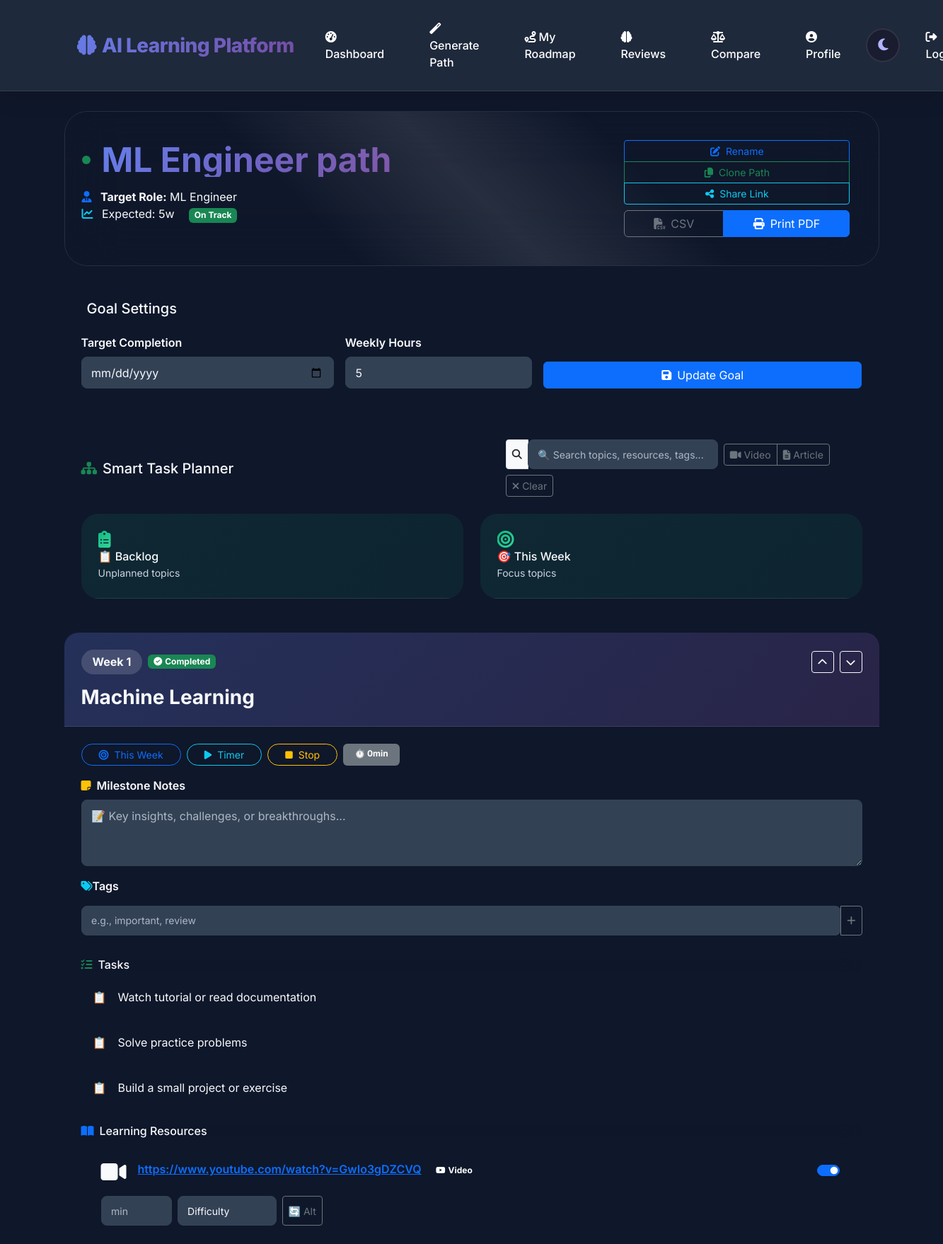
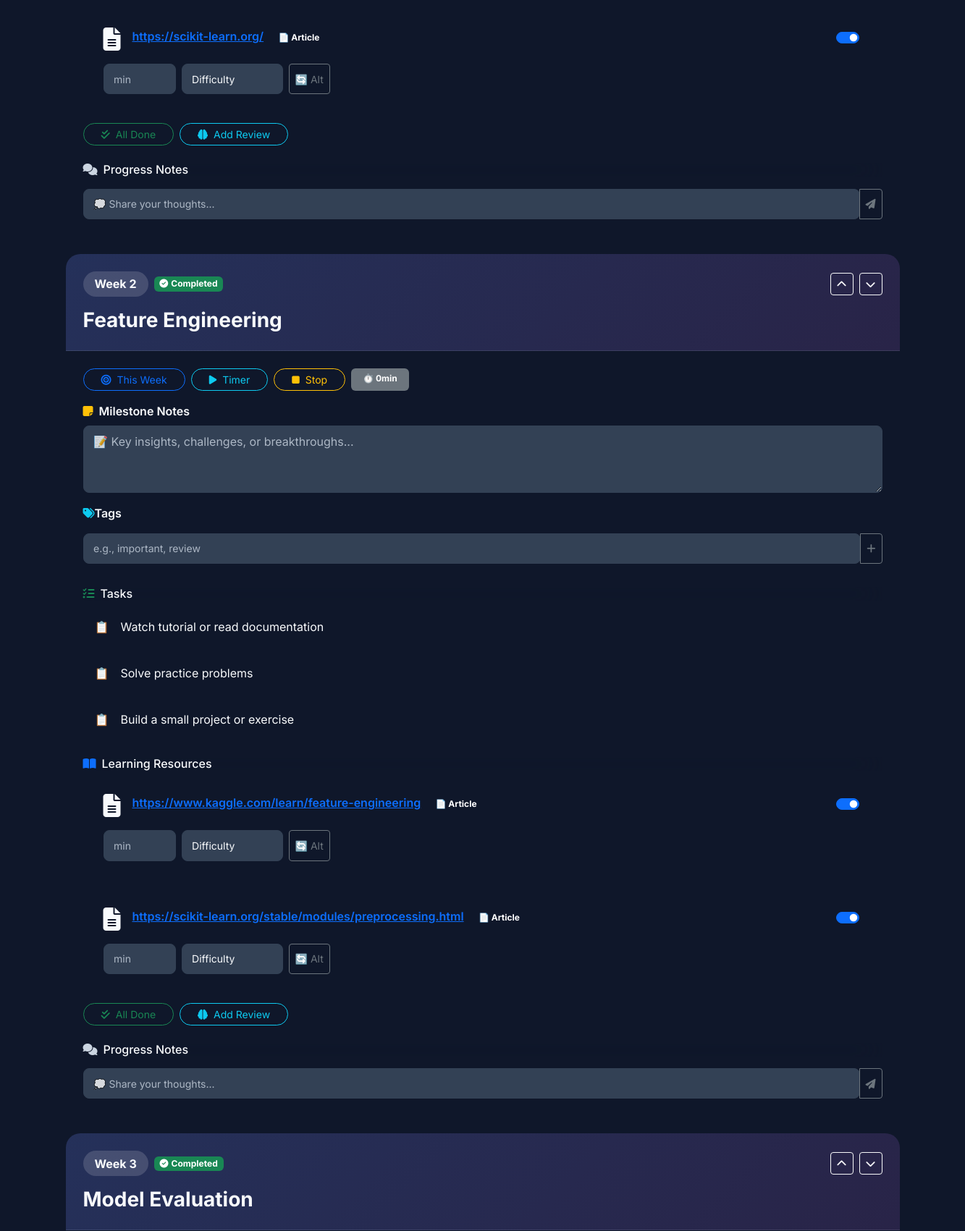
/roadmap/6 (signed in, upper part), run on the app's committed database (2 pictures, top to bottom).
### tables this page shows
CREATE TABLE user_roadmap (
                id INTEGER PRIMARY KEY AUTOINCREMENT,
                user_id INTEGER NOT NULL,
                created_at TEXT NOT NULL,
                roadmap_json TEXT NOT NULL,
                domain TEXT, name TEXT, target_role TEXT, archived INTEGER NOT NULL DEFAULT 0, weekly_hours INTEGER, goal_date TEXT,
                FOREIGN KEY (user_id) REFERENCES users (id)
            );

CREATE TABLE resource_progress (
                id INTEGER PRIMARY KEY AUTOINCREMENT,
                user_id INTEGER NOT NULL,
                roadmap_id INTEGER NOT NULL,
                topic TEXT NOT NULL,
                resource_url TEXT NOT NULL,
                completed INTEGER NOT NULL DEFAULT 0,
                UNIQUE(user_id, roadmap_id, topic, resource_url)
            );

CREATE TABLE progress (
                id INTEGER PRIMARY KEY AUTOINCREMENT,
                user_id INTEGER NOT NULL,
                topic TEXT NOT NULL,
                status TEXT NOT NULL DEFAULT 'completed',
                date_completed DATE NOT NULL, roadmap_id INTEGER, notes TEXT,
                FOREIGN KEY (user_id) REFERENCES users (id)
            );

### app.py (the view, shortened to what this page needs)
@app.route("/roadmap")
@app.route("/roadmap/<int:roadmap_id>")
@require_login
def roadmap(roadmap_id=None):
    user_id = session["user_id"]
    if roadmap_id:
        row = get_roadmap_by_id(roadmap_id, user_id)
        if not row:
            return redirect(url_for("dashboard"))
        roadmap_data = json.loads(row["roadmap_json"]) if row["roadmap_json"] else []
        target_role = row["target_role"] or "Learner"
        path_name = row["name"]
        weekly_hours = row["weekly_hours"] if row["weekly_hours"] is not None else 5
        goal_date = (row["goal_date"] or "").strip()
        goal_status = compute_goal_status(row["created_at"], weekly_hours, goal_date, len(roadmap_data), len(get_completed_topics(user_id, roadmap_id)))
    completed_list = get_completed_topics(user_id, roadmap_id) if roadmap_id else get_completed_topics(user_id)
    completed_set = {c["topic"] for c in completed_list}
    resource_done = get_resource_progress(user_id, roadmap_id) if roadmap_id else set()
    milestone_notes = get_milestone_notes(user_id, roadmap_id) if roadmap_id else {}
    wf_set = get_weekly_focus_for(user_id, roadmap_id) if roadmap_id else set()
    return render_template(
        "roadmap.html",
        roadmap=roadmap_data,
        roadmap_id=roadmap_id,
        path_name=path_name,
        target_role=target_role,
        completed_set=completed_set,
        resource_done=resource_done,
        milestone_notes=milestone_notes,
        weekly_hours=weekly_hours,
        goal_date=goal_date,
        goal_status=goal_status,
        weekly_focus_set=wf_set,
    )

### templates/roadmap.html (shortened to what this page needs)
{% extends "base.html" %}
{% block content %}
<div class="roadmap-hero glass-card p-4 mb-4 position-relative overflow-hidden fade-in-up">
  <div class="hero-bg-animation"></div>
  <div class="row align-items-center">
    <div class="col-lg-8">
      <div class="roadmap-badge mb-3 d-inline-flex align-items-center gap-3">
        <div class="status-dot {% if goal_status and goal_status.behind_by > 0 %}bg-danger{% elif goal_status %}bg-success{% else %}bg-warning{% endif %}"></div>
        <h1 class="roadmap-title mb-0 display-5 fw-bold lh-1" style="background: var(--primary-gradient); -webkit-background-clip: text; background-clip: text; -webkit-text-fill-color: transparent;">
          {{ path_name or 'Personalized Learning Path' }}
        </h1>
      </div>
      <div class="roadmap-meta mb-3">
        <div class="meta-line">
          <i class="fas fa-user-tie text-primary me-2"></i>
          <strong>Target Role:</strong> {{ target_role }}
        </div>
        {% if goal_status %}
        <div class="meta-line">
          <i class="fas fa-chart-line text-info me-2"></i>
          <span class="me-3">Expected: {{ goal_status.expected_completed }}w</span>
          <span class="badge {% if goal_status.behind_by > 0 %}bg-danger{% else %}bg-success{% endif %}">
            {% if goal_status.behind_by > 0 %}Behind by {{ goal_status.behind_by }}w{% else %}On Track{% endif %}
          </span>
        </div>
        {% endif %}
      </div>
    </div>
    {% if roadmap_id %}
    <div class="col-lg-4 text-lg-end">
      <div class="action-buttons glass-card p-3 d-flex flex-column gap-2">
        <div class="btn-group-vertical btn-group-sm w-100" role="group">
          <button class="btn btn-outline-primary action-btn rename-path-btn" id="rename-path-btn">
            <i class="fas fa-edit me-2"></i>Rename
          </button>
          <button class="btn btn-outline-success action-btn clone-path-btn" id="clone-path-btn">
            <i class="fas fa-copy me-2"></i>Clone Path
          </button>
          <button class="btn btn-outline-info action-btn share-path-btn" id="share-path-btn">
            <i class="fas fa-share-alt me-2"></i>Share Link
          </button>
        </div>
        <div class="btn-group w-100" role="group">
          <a class="btn btn-outline-secondary action-btn" href="{{ url_for('export_roadmap_csv', roadmap_id=roadmap_id) }}">
            <i class="fas fa-file-csv me-2"></i>CSV
          </a>
          <a class="btn btn-primary action-btn" target="_blank" href="{{ url_for('print_roadmap', roadmap_id=roadmap_id) }}">
            <i class="fas fa-print me-2"></i>Print PDF
          </a>
        </div>
      </div>
    </div>
    {% endif %}
  </div>
</div>
{% if roadmap_id %}
<div class="goal-planner glass-card p-4 mb-4">
  <h5 class="mb-4">
    Goal Settings
  </h5>
  <div class="row g-3 align-items-end">
    <div class="col-md-4">
      <label class="form-label fw-semibold">Target Completion</label>
      <input type="date" class="form-control planner-input" id="goal-date" value="{{ goal_date }}">
    </div>
    <div class="col-md-3">
      <label class="form-label fw-semibold">Weekly Hours</label>
      <input type="number" min="1" max="40" class="form-control planner-input" id="weekly-hours" value="{{ weekly_hours }}">
    </div>
    <div class="col-md-5">
      <button type="button" class="btn btn-primary w-100 save-goal-btn" id="save-goal-btn" data-roadmap-id="{{ roadmap_id }}">
        <i class="fas fa-save me-2"></i>Update Goal
      </button>
    </div>
  </div>
</div>
{% endif %}
{% if roadmap %}
<div class="smart-planner glass-card p-4 mb-4">
  <div class="planner-header d-flex justify-content-between align-items-center flex-wrap gap-3 mb-4">
    <h5 class="mb-0">
      <i class="fas fa-sitemap text-success me-2"></i>Smart Task Planner
    </h5>
    <div class="planner-controls d-flex align-items-center gap-2 flex-wrap">
      <div class="input-group input-group-sm" style="max-width: 300px;">
        <span class="input-group-text"><i class="fas fa-search"></i></span>
        <input type="text" class="form-control planner-search" id="topic-search" placeholder="🔍 Search topics, resources, tags...">
      </div>
      <div class="btn-group btn-group-sm" role="group">
        <label class="btn btn-outline-secondary active-filter">
          <input type="checkbox" id="filter-video" class="d-none"> <i class="fas fa-video me-1"></i>Video
        </label>
        <label class="btn btn-outline-secondary active-filter">
          <input type="checkbox" id="filter-article" class="d-none"> <i class="fas fa-file-alt me-1"></i>Article
        </label>
      </div>
      <button type="button" class="btn btn-sm btn-outline-secondary clear-filters-btn" id="clear-filters">
        <i class="fas fa-times"></i> Clear
      </button>
    </div>
  </div>
  <div class="row g-4">
    <div class="col-lg-6">
      <div class="planner-column backlog-column glass-card h-100">
        <div class="column-header">
          <i class="fas fa-clipboard-list column-icon"></i>
          <h6 class="column-title mb-0">📋 Backlog</h6>
          <small class="text-muted">Unplanned topics</small>
        </div>
      </div>
    </div>
    <div class="col-lg-6">
      <div class="planner-column focus-column glass-card h-100">
        <div class="column-header">
          <i class="fas fa-bullseye column-icon"></i>
          <h6 class="column-title mb-0">🎯 This Week</h6>
          <small class="text-muted">Focus topics</small>
        </div>
      </div>
    </div>
  </div>
</div>
{% endif %}
{% if roadmap %}
<div class="roadmap-weeks-container">
  {% for week in roadmap %}
  <div class="roadmap-week glass-card mb-4 {% if week.topic in completed_set %}completed-week{% endif %}" data-week="{{ loop.index0 }}">
    <div class="week-header p-4">
      <div class="week-header-top d-flex align-items-center justify-content-between gap-3 mb-3">
        <div class="d-flex align-items-center gap-2 flex-wrap">
          <div class="week-number-badge">Week {{ week.week }}</div>
          {% if week.topic in completed_set %}
          <span class="badge bg-success">
            <i class="fas fa-check-circle me-1"></i>Completed
          </span>
          {% endif %}
        </div>
        <div class="d-flex align-items-center gap-2">
          {% if roadmap_id %}
          <button class="btn btn-sm btn-outline-light btn-week-up" data-roadmap-id="{{ roadmap_id }}" data-index="{{ loop.index0 }}" title="Move up">
            <i class="fas fa-chevron-up"></i>
          </button>
          <button class="btn btn-sm btn-outline-light btn-week-down" data-roadmap-id="{{ roadmap_id }}" data-index="{{ loop.index0 }}" title="Move down">
            <i class="fas fa-chevron-down"></i>
          </button>
          {% endif %}
        </div>
      </div>
      <h3 class="week-title mb-0 fw-bold">{{ week.topic }}</h3>
    </div>
    <div class="week-content p-4">
      {% if roadmap_id %}
      <div class="quick-actions mb-3 d-flex flex-wrap gap-2">
        <button class="btn btn-outline-primary btn-sm weekly-focus-btn rounded-pill px-4" data-roadmap-id="{{ roadmap_id }}" data-topic="{{ week.topic }}">
          <i class="fas fa-bullseye me-2"></i>This Week
        </button>
        <button class="btn btn-outline-info btn-sm timer-start-btn rounded-pill px-4" data-roadmap-id="{{ roadmap_id }}" data-topic="{{ week.topic }}">
          <i class="fas fa-play me-2"></i>Timer
        </button>
        <button class="btn btn-outline-warning btn-sm timer-stop-btn rounded-pill px-4" data-topic="{{ week.topic }}">
          <i class="fas fa-stop me-2"></i>Stop
        </button>
        <span class="time-badge badge bg-secondary px-3 py-2">
          ⏱️ <span class="topic-minutes" data-roadmap-id="{{ roadmap_id }}" data-topic="{{ week.topic }}">0</span>min
        </span>
      </div>
      {% endif %}
      {% if roadmap_id %}
      <div class="milestone-section mb-3">
        <label class="form-label fw-semibold mb-2 d-flex align-items-center gap-2">
          <i class="fas fa-sticky-note text-warning"></i>Milestone Notes
        </label>
        <textarea class="form-control milestone-notes-input" rows="3" data-roadmap-id="{{ roadmap_id }}" data-topic="{{ week.topic }}"
                  placeholder="📝 Key insights, challenges, or breakthroughs...">{{ milestone_notes.get(week.topic, '') }}</textarea>
      </div>
      {% endif %}
      {% if roadmap_id %}
      <div class="tags-section mb-3">
        <label class="form-label fw-semibold mb-2">
          <i class="fas fa-tags text-info"></i>Tags
        </label>
        <div class="input-group input-group-sm">
          <input type="text" class="form-control tag-input" data-roadmap-id="{{ roadmap_id }}" data-topic="{{ week.topic }}" placeholder="e.g., important, review">
          <button class="btn btn-outline-secondary tag-add-btn" data-roadmap-id="{{ roadmap_id }}" data-topic="{{ week.topic }}">
            <i class="fas fa-plus"></i>
          </button>
        </div>
      </div>
      {% endif %}
      <div class="tasks-section mb-4">
        <h6 class="section-title">
          <i class="fas fa-tasks text-success me-2"></i>Tasks
        </h6>
        <div class="tasks-list">
          {% for task in week.tasks %}
          <div class="task-item glass-card-hover p-3 mb-2 d-flex align-items-center gap-3">
            <div class="task-icon">📋</div>
            <span>{{ task }}</span>
          </div>
          {% endfor %}
        </div>
      </div>
      {% if week.resources %}
      <div class="resources-section mb-4">
        <h6 class="section-title">
          <i class="fas fa-book-open text-primary me-2"></i>Learning Resources
        </h6>
        <div class="resources-list">
          {% for url in week.resources %}
          {% set is_video = 'youtube.com' in url or 'youtu.be' in url or 'vimeo.com' in url %}
          <div class="resource-item glass-card-hover p-4 mb-3 position-relative" data-type="{% if is_video %}video{% else %}article{% endif %}" data-url="{{ url }}">
            <div class="resource-header d-flex justify-content-between align-items-start mb-3">
              <div class="resource-icon me-3 flex-shrink-0">
                <i class="fas {% if is_video %}fa-video{% else %}fa-file-alt{% endif %} fs-2"></i>
              </div>
              <div class="flex-grow-1">
                <a href="{{ url }}" target="_blank" rel="noopener" class="resource-link fw-semibold">{{ url }}</a>
                <span class="resource-type badge ms-2 rounded-pill">
                  {% if is_video %}<i class="fab fa-youtube me-1"></i>Video{% else %}📄 Article{% endif %}
                </span>
              </div>
              {% if roadmap_id %}
              <div class="resource-controls ms-3 flex-shrink-0">
                <div class="form-check form-switch form-switch-sm d-flex align-items-center">
                  <input class="form-check-input resource-checkbox" type="checkbox" data-roadmap-id="{{ roadmap_id }}" data-topic="{{ week.topic }}" data-url="{{ url }}" {% if (week.topic, url) in resource_done %}checked{% endif %}>
                </div>
              </div>
              {% endif %}
            </div>
            {% if roadmap_id %}
            <div class="resource-meta d-flex gap-2 flex-wrap">
              <input type="number" class="form-control form-control-sm res-duration" style="width: 100px;" placeholder="min" data-roadmap-id="{{ roadmap_id }}" data-topic="{{ week.topic }}" data-url="{{ url }}">
              <select class="form-select form-select-sm res-difficulty" style="width: 140px;" data-roadmap-id="{{ roadmap_id }}" data-topic="{{ week.topic }}" data-url="{{ url }}">
                <option value="">Difficulty</option>
              </select>
              <button class="btn btn-sm btn-outline-secondary btn-alt-resource" data-topic="{{ week.topic }}" data-url="{{ url }}">
                🔄 Alt
              </button>
            </div>
            {% endif %}
          </div>
          {% endfor %}
        </div>
        {% if roadmap_id %}
        <div class="resource-actions d-flex gap-2 flex-wrap">
          <button class="btn btn-outline-success btn-sm btn-all-resources rounded-pill px-4" data-roadmap-id="{{ roadmap_id }}" data-topic="{{ week.topic }}">
            <i class="fas fa-check-double me-2"></i>All Done
          </button>
          <button class="btn btn-outline-info btn-sm btn-add-review rounded-pill px-4" data-roadmap-id="{{ roadmap_id }}" data-topic="{{ week.topic }}">
            <i class="fas fa-brain me-2"></i>Add Review
          </button>
        </div>
        {% endif %}
      </div>
      {% endif %}
      {% if roadmap_id %}
      <div class="comments-section">
        <h6 class="section-title mb-3">
          <i class="fas fa-comments text-muted me-2"></i>Progress Notes
        </h6>
        <div class="comment-input-group mt-3 input-group input-group-sm">
          <input type="text" class="form-control comment-input" data-roadmap-id="{{ roadmap_id }}" data-topic="{{ week.topic }}" placeholder="💭 Share your thoughts...">
          <button class="btn btn-outline-secondary comment-add-btn" data-roadmap-id="{{ roadmap_id }}" data-topic="{{ week.topic }}">
            <i class="fas fa-paper-plane"></i>
          </button>
        </div>
      </div>
      {% endif %}
    </div>
  </div>
  {% endfor %}
</div>
{% endif %}
{% endblock %}

### data on the page
user_roadmap: name "ML Engineer path", target_role "ML Engineer"
resource_progress: resource_url "https://www.youtube.com/watch?v=GwIo3gDZCVQ", shows "Video"
resource_progress: resource_url "https://scikit-learn.org/", shows "📄 Article"
resource_progress: resource_url "https://www.kaggle.com/learn/feature-engineering", shows "📄 Article"
resource_progress: resource_url "https://scikit-learn.org/stable/modules/preprocessing.html", shows "📄 Article"
progress: week "3", topic "Model Evaluation"

### other printed values
{{ goal_status.expected_completed }} "5"
{{ week.week }} "1" "2"
{{ week.topic }} "Machine Learning" "Feature Engineering"
{{ task }} "Watch tutorial or read documentation" "Solve practice problems" "Build a small project or exercise" "Watch tutorial or read documentation" "Solve practice problems" "Build a small project or exercise"
